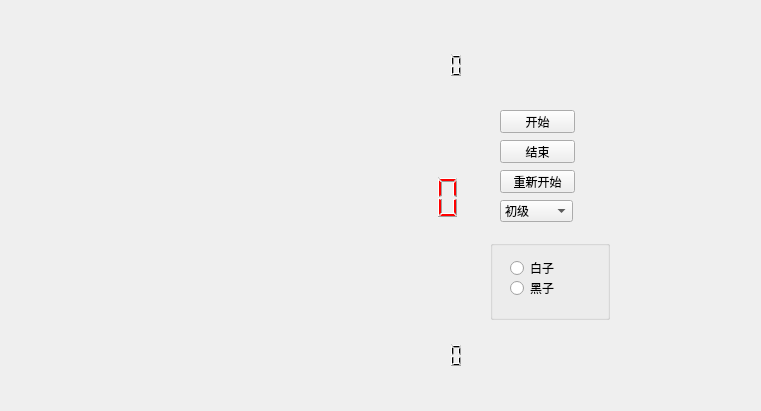
<?xml version="1.0" encoding="UTF-8"?>
<ui version="4.0">
 <class>YouXi</class>
 <widget class="QWidget" name="YouXi">
  <property name="geometry">
   <rect>
    <x>0</x>
    <y>0</y>
    <width>761</width>
    <height>411</height>
   </rect>
  </property>
  <property name="windowTitle">
   <string>Form</string>
  </property>
  <widget class="QLCDNumber" name="lcdNumber1">
   <property name="geometry">
    <rect>
     <x>400</x>
     <y>320</y>
     <width>65</width>
     <height>70</height>
    </rect>
   </property>
   <property name="frameShape">
    <enum>QFrame::NoFrame</enum>
   </property>
  </widget>
  <widget class="QLCDNumber" name="lcdNumber2">
   <property name="geometry">
    <rect>
     <x>400</x>
     <y>30</y>
     <width>65</width>
     <height>70</height>
    </rect>
   </property>
   <property name="frameShape">
    <enum>QFrame::NoFrame</enum>
   </property>
  </widget>
  <widget class="QLCDNumber" name="lcdNumber">
   <property name="geometry">
    <rect>
     <x>343</x>
     <y>152</y>
     <width>121</width>
     <height>91</height>
    </rect>
   </property>
   <property name="palette">
    <palette>
     <active>
      <colorrole role="WindowText">
       <brush brushstyle="SolidPattern">
        <color alpha="255">
         <red>255</red>
         <green>0</green>
         <blue>0</blue>
        </color>
       </brush>
      </colorrole>
     </active>
     <inactive>
      <colorrole role="WindowText">
       <brush brushstyle="SolidPattern">
        <color alpha="255">
         <red>255</red>
         <green>0</green>
         <blue>0</blue>
        </color>
       </brush>
      </colorrole>
     </inactive>
     <disabled>
      <colorrole role="WindowText">
       <brush brushstyle="SolidPattern">
        <color alpha="255">
         <red>120</red>
         <green>120</green>
         <blue>120</blue>
        </color>
       </brush>
      </colorrole>
     </disabled>
    </palette>
   </property>
   <property name="frameShape">
    <enum>QFrame::NoFrame</enum>
   </property>
  </widget>
  <widget class="QPushButton" name="pushButton_start">
   <property name="geometry">
    <rect>
     <x>500</x>
     <y>110</y>
     <width>75</width>
     <height>23</height>
    </rect>
   </property>
   <property name="text">
    <string>开始</string>
   </property>
  </widget>
  <widget class="QPushButton" name="pushButton_end">
   <property name="geometry">
    <rect>
     <x>500</x>
     <y>140</y>
     <width>75</width>
     <height>23</height>
    </rect>
   </property>
   <property name="text">
    <string>结束</string>
   </property>
  </widget>
  <widget class="QPushButton" name="pushButton_restart">
   <property name="geometry">
    <rect>
     <x>500</x>
     <y>170</y>
     <width>75</width>
     <height>23</height>
    </rect>
   </property>
   <property name="text">
    <string>重新开始</string>
   </property>
  </widget>
  <widget class="QGroupBox" name="groupBox">
   <property name="geometry">
    <rect>
     <x>490</x>
     <y>240</y>
     <width>120</width>
     <height>80</height>
    </rect>
   </property>
   <property name="title">
    <string/>
   </property>
   <widget class="QRadioButton" name="radioButton_White">
    <property name="geometry">
     <rect>
      <x>20</x>
      <y>20</y>
      <width>89</width>
      <height>16</height>
     </rect>
    </property>
    <property name="text">
     <string>白子</string>
    </property>
   </widget>
   <widget class="QRadioButton" name="radioButton_Black">
    <property name="geometry">
     <rect>
      <x>20</x>
      <y>40</y>
      <width>89</width>
      <height>16</height>
     </rect>
    </property>
    <property name="text">
     <string>黑子</string>
    </property>
   </widget>
  </widget>
  <widget class="QComboBox" name="comboBox">
   <property name="geometry">
    <rect>
     <x>500</x>
     <y>200</y>
     <width>73</width>
     <height>22</height>
    </rect>
   </property>
   <item>
    <property name="text">
     <string>初级</string>
    </property>
   </item>
   <item>
    <property name="text">
     <string>中级</string>
    </property>
   </item>
   <item>
    <property name="text">
     <string>高级</string>
    </property>
   </item>
  </widget>
 </widget>
 <resources/>
 <connections/>
</ui>
